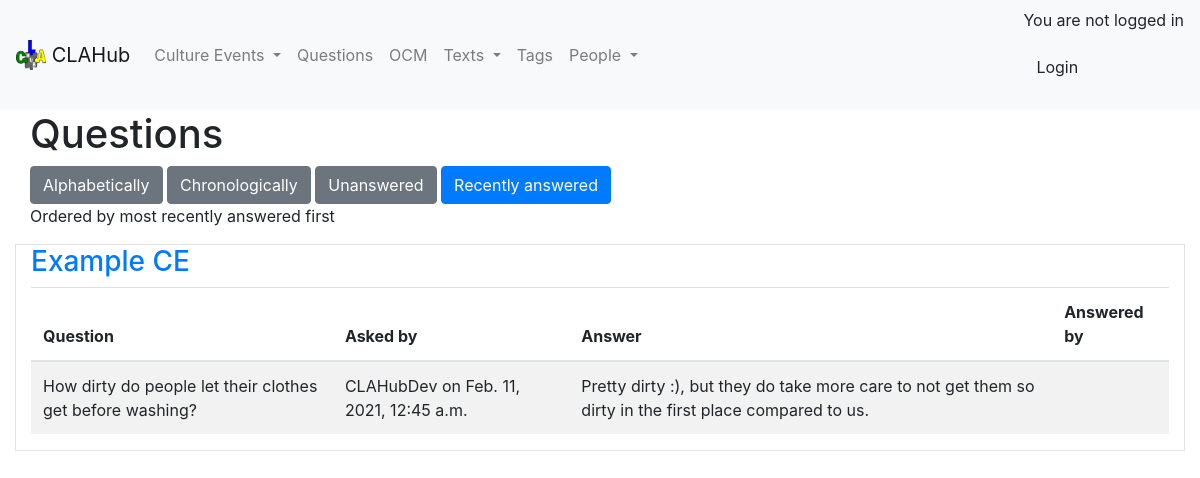
The page /CE/questions_recent on the database its author committed.
### CE/models.py (models this page shows, shortened)
class CultureEvent(models.Model):
    title = models.CharField(max_length=60, blank=False, unique=True)
    date_created = models.DateTimeField(auto_now_add=True)
    last_modified = models.DateTimeField(auto_now=True)
    last_modified_by = models.CharField(max_length=20)
    description = models.TextField(blank=True)
    description_plain_text = models.TextField(blank=True)
    differences = models.TextField(blank=True)
    interpretation = models.TextField(blank=True)
    slug = models.SlugField(unique=True)  # set in save function, form doesn't need to validate it
    tags = TaggableManager()
    def save(self, *args, **kwargs):
        self.check_unique_title()
        self.description = bleach.clean(self.description_plain_text)
        if CE.settings.auto_cross_reference:
            self.auto_cross_ref()
        else:
            self.find_tag()
        self.slug = slugify(self.title)
        super().save(*args, **kwargs)

class Question(models.Model):
    def __init__(self, *args, **kwargs):
        super(Question, self).__init__(*args, **kwargs)
        self.original_answer = self.answer
    ce = models.ForeignKey('CultureEvent', on_delete=models.CASCADE)
    question = models.CharField(max_length=200)
    answer = models.CharField(max_length=200,
                              blank=True)
    date_created = models.DateTimeField(auto_now_add=True)
    asked_by = models.CharField(max_length=30)
    last_modified = models.DateTimeField(auto_now=True)
    last_modified_by = models.CharField(max_length=20)
    answered_by = models.CharField(max_length=20)

### CE/views.py (the view)
# urls.py: path('questions_recent', views.questions_recent, name='questions_recent'),
@CE.utilities.conditional_login
def questions_recent(request):
    questions = Question.objects.all().exclude(answer='').order_by('ce', '-last_modified')
    paginator = Paginator(questions, 25)
    questions = paginator.get_page(request.GET.get('page'))
    set_ces = set([i.ce for i in questions])
    context = {
        'Questions': questions,
        'paginator': questions,
        'CEs': set_ces,
        'title': 'Questions'
    }
    return render(request, 'CE/questions_recent.html', context)

### CE/templates/CE/questions_recent.html (shortened to what this page needs)
{% extends 'base.html' %}
{% block page_content %}
<div class="container-fluid">
    <h1>Questions</h1>
    <div class="btn=group" role="group" aria-label="Filter options" >
        <a href="{% url 'CE:questions_alph' %}" role="button" class="btn btn-secondary">Alphabetically</a>
        <a href="{% url 'CE:questions_chron' %}" role="button" class="btn btn-secondary">Chronologically</a>
        <a href="{% url 'CE:questions_unanswered' %}" role="button" class="btn btn-secondary">Unanswered</a>
        <button type="button" class="btn btn-primary">Recently answered</button>
    </div>
    <p>Ordered by most recently answered first</p>
</div>
{% include 'CE/partial/question_table.html' %}
{% endblock %}

### CE/templates/CE/partial/question_table.html (shortened to what this page needs)
{% for ce in CEs %}
<div class="container-fluid border">
    <h3><a href="{{ce.id}}">{{ ce.title }}</a></h3>
    <table class="table table-striped">
    <thead>
    <tr>
        <th scope="col">Question</th>
        <th scope="col">Asked by</th>
        <th scope="col">Answer</th>
        <th scope="col">Answered by</th>
    </tr>
    </thead>
    <tbody>
    {% for q in Questions %}
    {% if q.ce == ce %}
    <td>{{q.question}}</td>
    <td>{{q.asked_by}} on {{q.date_created}}</td>
    <td>{{q.answer}}</td>
    <td>{{q.answered_by}}</td>
    {% endif %}
    </tbody>
            {% endfor %}
</table>
</div>
{% endfor %}

### rows shown on the page
CultureEvent: title "Example CE"
Question: question "How dirty do people let their clothes get before washing?", asked_by "CLAHubDev", date_created "Feb. 11, 2021, 12:45 a.m.", answer "Pretty dirty :), but they do take more care to not get them so dirty in the first place compared to us."
